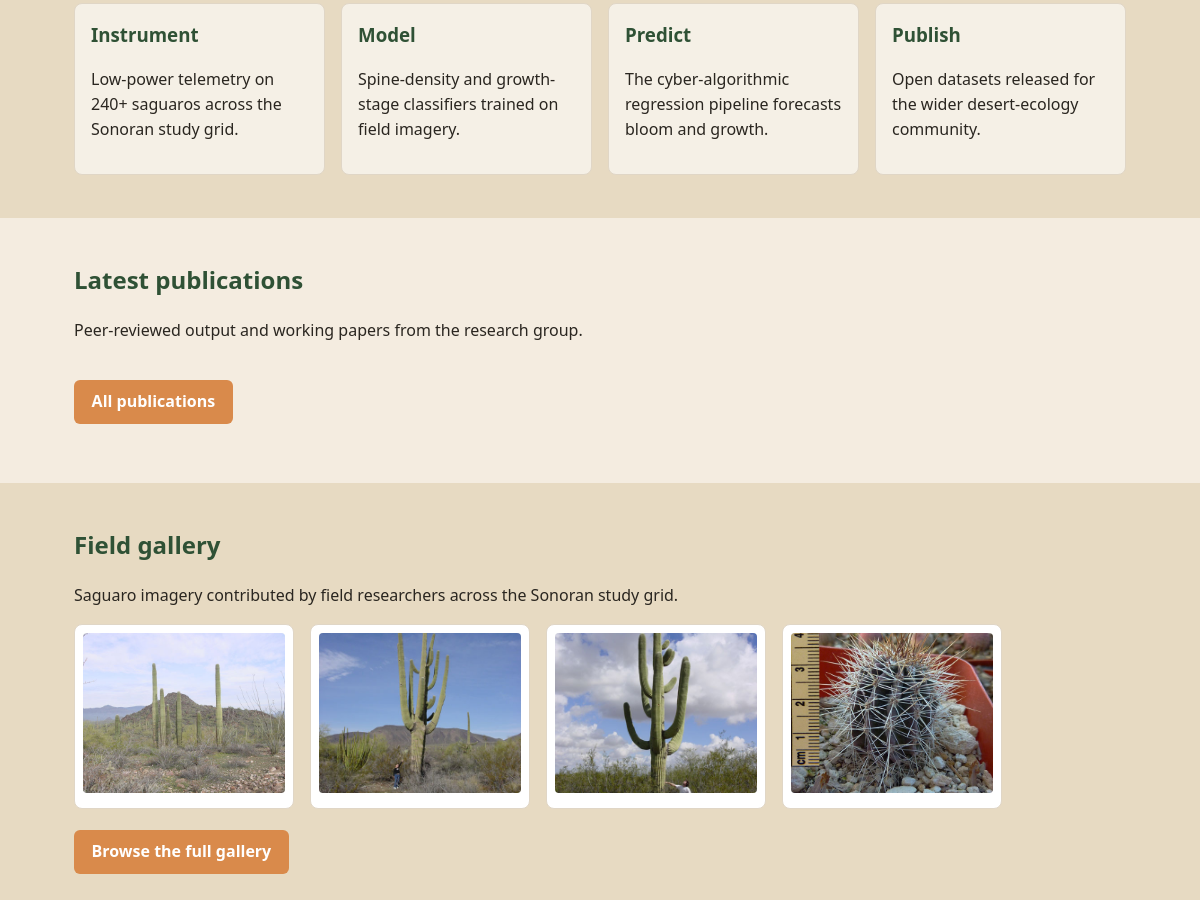
Before: / (middle part) with the older database file.
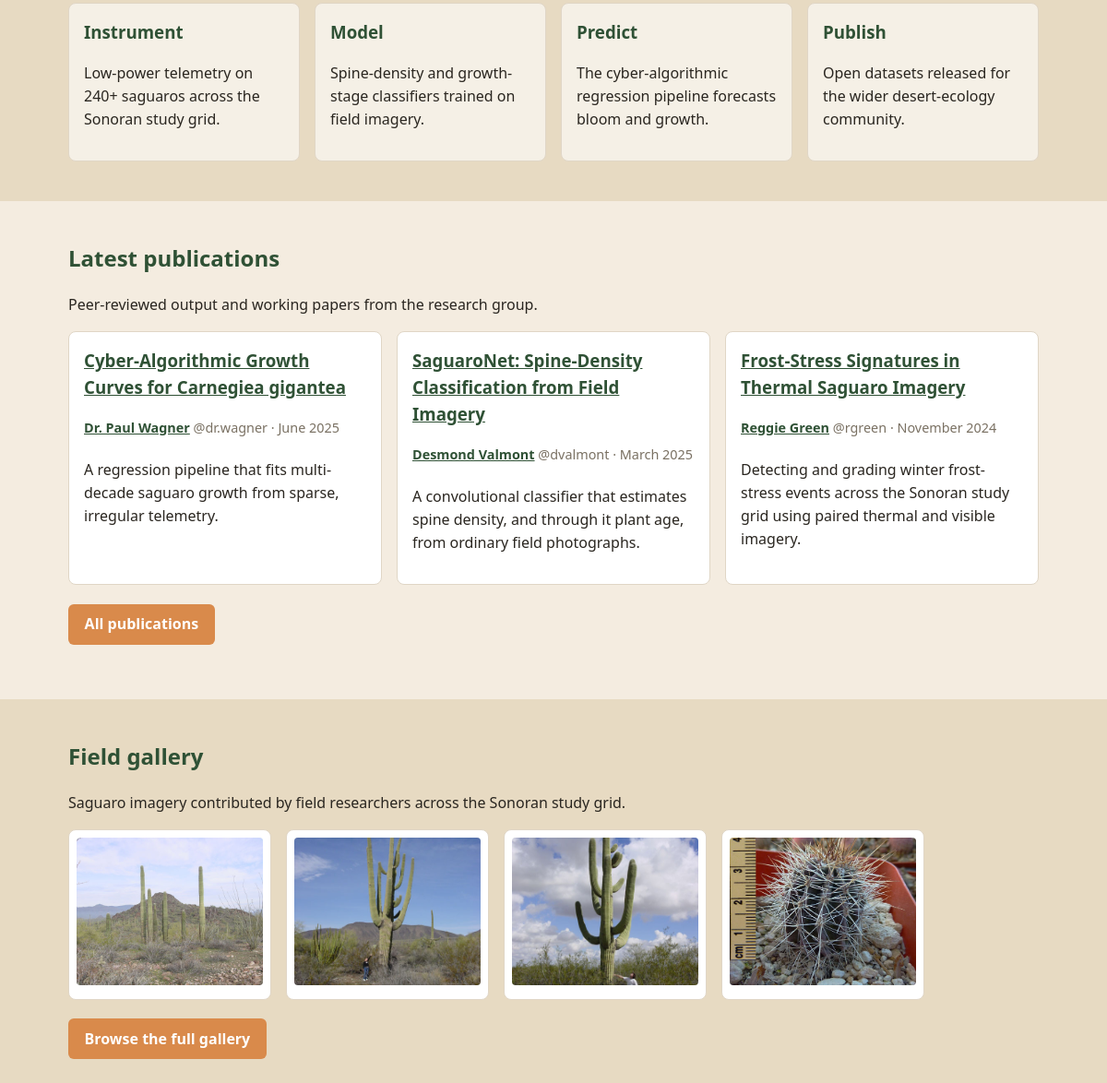
After: the same page with the newer database file.
### tables this page shows
CREATE TABLE IF NOT EXISTS articles (
  id           INT AUTO_INCREMENT PRIMARY KEY,
  slug         VARCHAR(160) NOT NULL UNIQUE,
  title        VARCHAR(200) NOT NULL,
  abstract     TEXT,
  body         MEDIUMTEXT,
  author_id    INT NOT NULL,
  co_authors   VARCHAR(255) DEFAULT NULL,
  published_on DATE,
  status       VARCHAR(16) NOT NULL DEFAULT 'published',   
  created_at   TIMESTAMP NOT NULL DEFAULT CURRENT_TIMESTAMP,
  CONSTRAINT fk_articles_author FOREIGN KEY (author_id) REFERENCES users(id)
);

CREATE TABLE IF NOT EXISTS users (
  id            INT AUTO_INCREMENT PRIMARY KEY,
  username      VARCHAR(64)  NOT NULL UNIQUE,
  password_hash VARCHAR(255) NOT NULL,
  display_name  VARCHAR(128) NOT NULL,
  email         VARCHAR(128) NOT NULL,
  role          VARCHAR(32)  NOT NULL DEFAULT 'researcher'   
);

### public/index.php (the view, shortened to what this page needs)
<?php
require_once __DIR__ . '/../includes/layout.php';
require_once __DIR__ . '/../includes/db.php';
$latest = $pdo->query(
    "SELECT a.slug, a.title, a.abstract, a.published_on, u.username, u.display_name
       FROM articles a JOIN users u ON u.id = a.author_id
      WHERE a.status = 'published'
      ORDER BY a.published_on DESC, a.id DESC LIMIT 3"
)->fetchAll();
$thumbs = [];
$galleryDir = __DIR__ . '/assets/gallery';
if (is_dir($galleryDir)) {
    foreach (scandir($galleryDir) ?: [] as $f) {
        if (preg_match('/\.(svg|png|jpe?g|gif|webp)$/i', $f)) {
            $thumbs[] = $f;
        }
    }
}
$thumbs = array_slice($thumbs, 0, 4);
render_header('Home', '/');
?>
<section class="fullbleed band-deep">
  <div class="wrap">
    <div class="cards">
      <article class="card plain"><h3>Instrument</h3>
        <p>Low-power telemetry on 240+ saguaros across the Sonoran study grid.</p></article>
      <article class="card plain"><h3>Model</h3>
        <p>Spine-density and growth-stage classifiers trained on field imagery.</p></article>
      <article class="card plain"><h3>Predict</h3>
        <p>The cyber-algorithmic regression pipeline forecasts bloom and growth.</p></article>
      <article class="card plain"><h3>Publish</h3>
        <p>Open datasets released for the wider desert-ecology community.</p></article>
    </div>
  </div>
</section>
<section class="fullbleed band-sand">
  <div class="wrap">
    <h2>Latest publications</h2>
    <p>Peer-reviewed output and working papers from the research group.</p>
    <div class="cards">
      <?php foreach ($latest as $a): ?>
        <article class="card">
          <h3><a href="/article.php?slug=<?= urlencode($a['slug']) ?>">
            <?= htmlspecialchars($a['title']) ?></a></h3>
          <p class="byline">
            <a href="/author.php?u=<?= urlencode($a['username']) ?>">
              <?= htmlspecialchars($a['display_name']) ?></a>
            <span class="muted">@<?= htmlspecialchars($a['username']) ?></span>
            <?php if (!empty($a['published_on'])): ?>
              &middot; <?= htmlspecialchars(date('F Y', strtotime((string) $a['published_on']))) ?>
            <?php endif; ?>
          </p>
          <p><?= htmlspecialchars((string) $a['abstract']) ?></p>
        </article>
      <?php endforeach; ?>
    </div>
    <p><a class="btn" href="/publications.php">All publications</a></p>
  </div>
</section>
<section class="fullbleed band-deep">
  <div class="wrap">
    <h2>Field gallery</h2>
    <p>Saguaro imagery contributed by field researchers across the Sonoran
       study grid.</p>
    <?php if ($thumbs): ?>
      <div class="gallery">
        <?php foreach ($thumbs as $t): ?>
          <figure><a href="/gallery.php">
            <img src="/assets/gallery/<?= rawurlencode($t) ?>" alt="Saguaro"
                 loading="lazy">
          </a></figure>
        <?php endforeach; ?>
      </div>
    <?php endif; ?>
    <p><a class="btn" href="/gallery.php">Browse the full gallery</a></p>
  </div>
</section>
<?php render_footer(); ?>

### includes/layout.php (shortened to what this page needs)
<?php
function render_header(string $title, string $active = ''): void {
    echo '<!doctype html><html lang="en"><head><meta charset="utf-8">';
    echo '<link rel="stylesheet" href="/assets/style.css"></head><body>';
    echo '<header class="site-header"><a class="brand" href="/">';
    echo '<div><strong>' . APP_NAME . '</strong>';
    echo '<small>' . APP_TAGLINE . '</small></div></a>';
    echo '<div class="header-right"><nav>';
    echo '</nav>';
    echo '</div></header><main>';
}
function render_footer(): void {
    echo '</main><footer><small>&copy; 2026 CyberSaguaros Research Group &middot; '
       . 'Sonoran Desert Field Station &middot; cybersaguaros.local</small></footer>';
    echo '</body></html>';
}

### public/assets/style.css (style rules this page uses)
:root { --sand: #f4ece0; --sand-deep: #e7dac2; --cactus: #4a7c52; --cactus-dark: #2f5135; --bloom: #d98a4b; --ink: #2a2620; --muted: #7a7163; }
* { box-sizing: border-box; }
html, body { overflow-x: hidden; }
body { margin: 0; min-height: 100vh; display: flex; flex-direction: column; font-family: "Segoe UI", system-ui, sans-serif; color: var(--ink); line-height: 1.55; background: linear-gradient(180deg, #e9f0ea 0%, var(--sand) 240px, var(--sand) 100%); }
a { color: var(--cactus-dark); }
main { flex: 1 0 auto; width: 100%; }
section { margin: 0; }
.fullbleed { width: 100%; }
.fullbleed .wrap { max-width: 1100px; margin: 0 auto; padding: 2.7rem 1.5rem; }
.fullbleed .wrap > :first-child { margin-top: 0; }
.band-sand { background: var(--sand); }
.band-deep { background: var(--sand-deep); }
h1, h2, h3 { color: var(--cactus-dark); }
.btn { display: inline-block; margin: .3rem .4rem 0 0; padding: .6rem 1.1rem; background: var(--bloom); color: #fff; border-radius: 6px; text-decoration: none; font-weight: 600; }
.cards { display: flex; gap: 1rem; flex-wrap: wrap; }
.card { flex: 1 1 220px; background: #fff; border: 1px solid #e0d6c6; border-radius: 8px; padding: 1rem; }
.card.plain { background: rgba(255,255,255,.6); }
.card h3 { margin-top: 0; }
.muted { color: var(--muted); }
.gallery { display: flex; flex-wrap: wrap; gap: 1rem; }
.gallery figure { margin: 0; width: 220px; background: #fff; border: 1px solid #e0d6c6; border-radius: 8px; padding: .5rem; }
.gallery a { display: block; }
.gallery img { width: 100%; height: 160px; object-fit: cover; border-radius: 4px; background: #e9f0ea; }
.byline { color: var(--muted); font-size: .9rem; margin: .2rem 0 1.4rem; }
.byline a { font-weight: 600; }

Changed rows visible on the page:
added articles: title "Cyber-Algorithmic Growth Curves for Carnegiea gigantea", author.display_name "Dr. Paul Wagner", author.username "dr.wagner", published_on "June 2025", abstract "A regression pipeline that fits multi-decade saguaro growth from sparse, irregular telemetry."
added articles: title "SaguaroNet: Spine-Density Classification from Field Imagery", author.display_name "Desmond Valmont", author.username "dvalmont", published_on "March 2025", abstract "A convolutional classifier that estimates spine density, and through it plant age, from ordinary field photographs."
added articles: title "Frost-Stress Signatures in Thermal Saguaro Imagery", author.display_name "Reggie Green", author.username "rgreen", published_on "November 2024", abstract "Detecting and grading winter frost-stress events across the Sonoran study grid using paired thermal and visible imagery."
